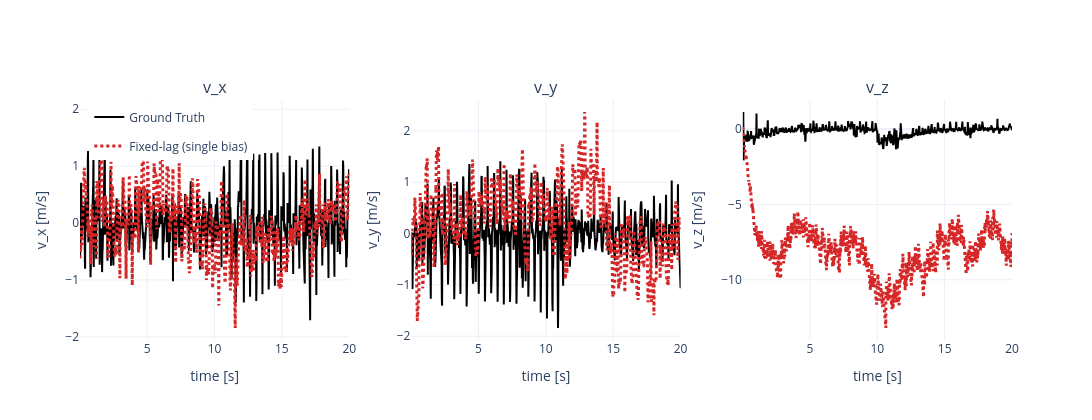

Notebook code cell kept with this figure:
### Code cell
fig = make_subplots(rows=1, cols=3, subplot_titles=("v_x", "v_y", "v_z"))
velocity_components = (
    ("vx", "v_x [m/s]"),
    ("vy", "v_y [m/s]"),
    ("vz", "v_z [m/s]"),
)
for col, (field, axis_label) in enumerate(velocity_components, start=1):
    # Plot ground truth first
    if GROUND_TRUTH:
        gt_times = np.array([row["timestamp_s"] for row in GROUND_TRUTH])
        gt_values = np.array([row[field] for row in GROUND_TRUTH])
        fig.add_trace(
            go.Scatter(
                x=gt_times,
                y=gt_values,
                mode="lines",
                name="Ground Truth",
                line=dict(color="black", width=2, dash="solid"),
                legendgroup="gt",
                showlegend=(col == 1),
            ),
            row=1,
            col=col,
        )
    
    # Plot estimator results
    for variant, result in DISPLAY_RESULTS.items():
        trajectory = result["trajectory"]
        times = np.array([row["timestamp_s"] for row in trajectory])
        values = np.array([row[field] for row in trajectory])
        fig.add_trace(
            go.Scatter(
                x=times,
                y=values,
                mode="lines",
                name=LABELS[variant],
                line=dict(color=COLORS[variant], width=3, dash=LINE_STYLES[variant]),
                legendgroup=variant,
                showlegend=(col == 1),
            ),
            row=1,
            col=col,
        )
    fig.update_xaxes(title_text="time [s]", row=1, col=col)
    fig.update_yaxes(title_text=axis_label, row=1, col=col)
fig.update_layout(height=420, width=1200, template="plotly_white", legend=dict(x=0.01, y=0.99))
fig.show()

### Figure 1 — Plotly figure (JSON) as saved in the notebook; plotly's stock layout.template omitted (floating-point values rounded to 4 significant figures; data arrays with more than 128 entries replaced by an {"elided": "..."} marker saying what was removed)
{"data": [{"legendgroup": "gt", "line": {"color": "black", "dash": "solid", "width": 2}, "mode": "lines", "name": "Ground Truth", "showlegend": true, "type": "scatter", "x": {"elided": "1000 float values"}, "xaxis": "x", "y": {"elided": "1000 float values"}, "yaxis": "y"}, {"legendgroup": "fixed_lag_single_bias", "line": {"color": "#d62728", "dash": "dot", "width": 3}, "mode": "lines", "name": "Fixed-lag (single bias)", "showlegend": true, "type": "scatter", "x": {"elided": "1453 float values"}, "xaxis": "x", "y": {"elided": "1453 float values"}, "yaxis": "y"}, {"legendgroup": "gt", "line": {"color": "black", "dash": "solid", "width": 2}, "mode": "lines", "name": "Ground Truth", "showlegend": false, "type": "scatter", "x": {"elided": "1000 float values"}, "xaxis": "x2", "y": {"elided": "1000 float values"}, "yaxis": "y2"}, {"legendgroup": "fixed_lag_single_bias", "line": {"color": "#d62728", "dash": "dot", "width": 3}, "mode": "lines", "name": "Fixed-lag (single bias)", "showlegend": false, "type": "scatter", "x": {"elided": "1453 float values"}, "xaxis": "x2", "y": {"elided": "1453 float values"}, "yaxis": "y2"}, {"legendgroup": "gt", "line": {"color": "black", "dash": "solid", "width": 2}, "mode": "lines", "name": "Ground Truth", "showlegend": false, "type": "scatter", "x": {"elided": "1000 float values"}, "xaxis": "x3", "y": {"elided": "1000 float values"}, "yaxis": "y3"}, {"legendgroup": "fixed_lag_single_bias", "line": {"color": "#d62728", "dash": "dot", "width": 3}, "mode": "lines", "name": "Fixed-lag (single bias)", "showlegend": false, "type": "scatter", "x": {"elided": "1453 float values"}, "xaxis": "x3", "y": {"elided": "1453 float values"}, "yaxis": "y3"}], "layout": {"annotations": [{"font": {"size": 16}, "showarrow": false, "text": "v_x", "x": 0.1444, "xanchor": "center", "xref": "paper", "y": 1, "yanchor": "bottom", "yref": "paper"}, {"font": {"size": 16}, "showarrow": false, "text": "v_y", "x": 0.5, "xanchor": "center", "xref": "paper", "y": 1, "yanchor": "bottom", "yref": "paper"}, {"font": {"size": 16}, "showarrow": false, "text": "v_z", "x": 0.8556, "xanchor": "center", "xref": "paper", "y": 1, "yanchor": "bottom", "yref": "paper"}], "height": 420, "legend": {"x": 0.01, "y": 0.99}, "width": 1200, "xaxis": {"anchor": "y", "domain": [0, 0.2889], "title": {"text": "time [s]"}}, "xaxis2": {"anchor": "y2", "domain": [0.3556, 0.6444], "title": {"text": "time [s]"}}, "xaxis3": {"anchor": "y3", "domain": [0.7111, 1], "title": {"text": "time [s]"}}, "yaxis": {"anchor": "x", "domain": [0, 1], "title": {"text": "v_x [m/s]"}}, "yaxis2": {"anchor": "x2", "domain": [0, 1], "title": {"text": "v_y [m/s]"}}, "yaxis3": {"anchor": "x3", "domain": [0, 1], "title": {"text": "v_z [m/s]"}}}}
